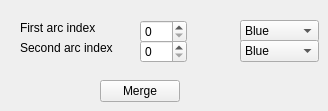
     <widget class="QWidget" name="tab_3">
      <attribute name="title">
       <string>Merge</string>
      </attribute>
      <widget class="QLabel" name="label_30">
       <property name="geometry">
        <rect>
         <x>20</x>
         <y>20</y>
         <width>111</width>
         <height>16</height>
        </rect>
       </property>
       <property name="text">
        <string>First arc index</string>
       </property>
      </widget>
      <widget class="QLabel" name="label_31">
       <property name="geometry">
        <rect>
         <x>20</x>
         <y>40</y>
         <width>111</width>
         <height>16</height>
        </rect>
       </property>
       <property name="text">
        <string>Second arc index</string>
       </property>
      </widget>
      <widget class="QSpinBox" name="ArcMergeFirstIndex">
       <property name="geometry">
        <rect>
         <x>140</x>
         <y>20</y>
         <width>47</width>
         <height>23</height>
        </rect>
       </property>
      </widget>
      <widget class="QSpinBox" name="ArcMergeSecondIndex">
       <property name="geometry">
        <rect>
         <x>140</x>
         <y>40</y>
         <width>47</width>
         <height>23</height>
        </rect>
       </property>
      </widget>
      <widget class="QPushButton" name="ArcMergeButton">
       <property name="geometry">
        <rect>
         <x>100</x>
         <y>80</y>
         <width>80</width>
         <height>22</height>
        </rect>
       </property>
       <property name="text">
        <string>Merge</string>
       </property>
      </widget>
      <widget class="QComboBox" name="ArcMergeFirstDirection">
       <property name="geometry">
        <rect>
         <x>240</x>
         <y>20</y>
         <width>79</width>
         <height>22</height>
        </rect>
       </property>
       <item>
        <property name="text">
         <string>Blue</string>
        </property>
       </item>
       <item>
        <property name="text">
         <string>Red</string>
        </property>
       </item>
      </widget>
      <widget class="QComboBox" name="ArcMergeSecondDirection">
       <property name="geometry">
        <rect>
         <x>240</x>
         <y>40</y>
         <width>79</width>
         <height>22</height>
        </rect>
       </property>
       <item>
        <property name="text">
         <string>Blue</string>
        </property>
       </item>
       <item>
        <property name="text">
         <string>Red</string>
        </property>
       </item>
      </widget>
     </widget>
